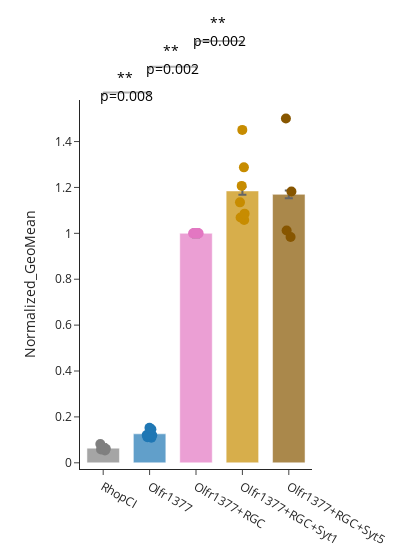

Notebook code for this chart:
### Code cell
samples_to_plot = ['RhopCI', 'Olfr1377','Olfr1377+RGC', 'Olfr1377+RGC+Syt1', 'Olfr1377+RGC+Syt5']
# plot_by = 'Normalized_Median'
# plot_by = 'Median'
plot_by = 'Normalized_GeoMean'
# plot_by = 'GeoMean'

# Filtering data for samples to plot
plot_df = pd.DataFrame()
for _sample in samples_to_plot: 
   plot_df = pd.concat([plot_df, data[data.Sample_name == _sample]])
# plot_df = plot_df[plot_df.Count >= 9500]
# plot_df = plot_df[(plot_df.OR == 500) | (plot_df.Sample_name == 'RhopCI')]


# plot_df = flow_utils.filter_expdate_by_samples(plot_df, ['Olfr1377+RGC'])
exp_to_keep = plot_df[plot_df.Sample_name.str.contains('Syt1')].exp_date
plot_df = plot_df[plot_df.exp_date.isin(exp_to_keep)]


# Normalizing GeoMean 
if 'Normalized' in plot_by: 
   plot_df = flow_utils.normalize_metric(plot_df, normalize_by='Olfr1377+RGC', normalize_metric=plot_by.split('_')[1], 
                                         groupby_cols = ['exp_date', 'OR'])


custom_color = ['#7f7f7f', '#1f77b4', '#e377c2' , '#C78C00', '#875600']
cmap = plot_utils.distinct_colors(samples_to_plot, custom_color=custom_color)
# cmap = plot_utils.distinct_colors(samples_to_plot, category='pastel')

fig = go.Figure()
for _sample in plot_df.Sample_name.unique(): 
   # Jitter scatter points
   subset = plot_df[plot_df['Sample_name'] == _sample]
   fig.add_trace(go.Box(x=subset['Sample_name'],
                        y = subset[plot_by], 
                        text = subset['exp_date'], 
                        name = _sample, 
                        # opacity = 0.3, 
                        marker_size = 10,
                        pointpos=0, 
                        boxpoints='all', 
                        boxmean=True,
                        marker = dict(color = cmap[_sample]),
                        line = dict(color = 'rgba(0,0,0,0)'),
                        fillcolor = 'rgba(0,0,0,0)', 
                        showlegend=False
                        ))
   # Bar plot
   subset = plot_df[plot_df['Sample_name'] == _sample]
   fig.add_trace(go.Bar(x = [_sample], 
                        y = [subset[plot_by].mean()], 
                        error_y = dict(array=(plot_df.groupby('Sample_name')[plot_by].std())), 
                        marker_color = cmap[_sample],
                        # marker_line = dict(width = 3, color = 'black'),
                        opacity = 0.7, 
                        width=0.7,
                        showlegend=False 
                        ))
   
# Add p-value
# fig = plot_utils.add_p_value_annotation(fig, [[0,1],[1,3], [3,4], [4,5],[5,6]], 
#                                         test_type = 'ranksums', 
#                                         select_datatype='box')   
fig = plot_utils.add_p_value_annotation(fig, [[0,1],[1,2],[2,3]], 
                                        test_type = 'ranksums', 
                                        select_datatype='box')   
  
   
fig.update_layout(template='simple_white', 
                  width=400,
                  yaxis_title = plot_by)
fig.show()

fig.write_html('../output/Chaperone_flow_image/Syt/bar_Olfr1377_RGC_Syt1.html')

### Figure 1 — Plotly figure (JSON) as saved in the notebook; plotly's stock layout.template omitted (floating-point values rounded to 4 significant figures)
{"data": [{"boxmean": true, "boxpoints": "all", "fillcolor": "rgba(0,0,0,0)", "line": {"color": "rgba(0,0,0,0)"}, "marker": {"color": "#7f7f7f", "size": 10}, "name": "RhopCI", "pointpos": 0, "showlegend": false, "text": ["03152023_Lu", "02152023_Lu", "02032023_Lu", "06032023_Lu", "02062023_Lu", "06212023_Lu", "06172023_Lu"], "type": "box", "x": ["RhopCI", "RhopCI", "RhopCI", "RhopCI", "RhopCI", "RhopCI", "RhopCI"], "y": [0.05837, 0.08227, 0.06088, null, 0.05337, null, null]}, {"error_y": {"array": [0.01676, 0, 0.1434, 0.2373, 0.01275]}, "marker": {"color": "#7f7f7f"}, "opacity": 0.7, "showlegend": false, "type": "bar", "width": 0.7, "x": ["RhopCI"], "y": [0.06372]}, {"boxmean": true, "boxpoints": "all", "fillcolor": "rgba(0,0,0,0)", "line": {"color": "rgba(0,0,0,0)"}, "marker": {"color": "#1f77b4", "size": 10}, "name": "Olfr1377", "pointpos": 0, "showlegend": false, "text": ["03152023_Lu", "02152023_Lu", "02032023_Lu", "06032023_Lu", "02062023_Lu", "06212023_Lu", "06172023_Lu"], "type": "box", "x": ["Olfr1377", "Olfr1377", "Olfr1377", "Olfr1377", "Olfr1377", "Olfr1377", "Olfr1377"], "y": [0.121, 0.1217, 0.1117, 0.1526, 0.1094, 0.1465, 0.1204]}, {"error_y": {"array": [0.01676, 0, 0.1434, 0.2373, 0.01275]}, "marker": {"color": "#1f77b4"}, "opacity": 0.7, "showlegend": false, "type": "bar", "width": 0.7, "x": ["Olfr1377"], "y": [0.1262]}, {"boxmean": true, "boxpoints": "all", "fillcolor": "rgba(0,0,0,0)", "line": {"color": "rgba(0,0,0,0)"}, "marker": {"color": "#e377c2", "size": 10}, "name": "Olfr1377+RGC", "pointpos": 0, "showlegend": false, "text": ["03152023_Lu", "02152023_Lu", "02032023_Lu", "06032023_Lu", "02062023_Lu", "06212023_Lu", "06172023_Lu"], "type": "box", "x": ["Olfr1377+RGC", "Olfr1377+RGC", "Olfr1377+RGC", "Olfr1377+RGC", "Olfr1377+RGC", "Olfr1377+RGC", "Olfr1377+RGC"], "y": [1, 1, 1, 1, 1, 1, 1]}, {"error_y": {"array": [0.01676, 0, 0.1434, 0.2373, 0.01275]}, "marker": {"color": "#e377c2"}, "opacity": 0.7, "showlegend": false, "type": "bar", "width": 0.7, "x": ["Olfr1377+RGC"], "y": [1]}, {"boxmean": true, "boxpoints": "all", "fillcolor": "rgba(0,0,0,0)", "line": {"color": "rgba(0,0,0,0)"}, "marker": {"color": "#C78C00", "size": 10}, "name": "Olfr1377+RGC+Syt1", "pointpos": 0, "showlegend": false, "text": ["03152023_Lu", "02152023_Lu", "02032023_Lu", "06032023_Lu", "02062023_Lu", "06212023_Lu", "06172023_Lu"], "type": "box", "x": ["Olfr1377+RGC+Syt1", "Olfr1377+RGC+Syt1", "Olfr1377+RGC+Syt1", "Olfr1377+RGC+Syt1", "Olfr1377+RGC+Syt1", "Olfr1377+RGC+Syt1", "Olfr1377+RGC+Syt1"], "y": [1.086, 1.207, 1.451, 1.135, 1.287, 1.059, 1.069]}, {"error_y": {"array": [0.01676, 0, 0.1434, 0.2373, 0.01275]}, "marker": {"color": "#C78C00"}, "opacity": 0.7, "showlegend": false, "type": "bar", "width": 0.7, "x": ["Olfr1377+RGC+Syt1"], "y": [1.185]}, {"boxmean": true, "boxpoints": "all", "fillcolor": "rgba(0,0,0,0)", "line": {"color": "rgba(0,0,0,0)"}, "marker": {"color": "#875600", "size": 10}, "name": "Olfr1377+RGC+Syt5", "pointpos": 0, "showlegend": false, "text": ["02032023_Lu", "06032023_Lu", "06212023_Lu", "06172023_Lu"], "type": "box", "x": ["Olfr1377+RGC+Syt5", "Olfr1377+RGC+Syt5", "Olfr1377+RGC+Syt5", "Olfr1377+RGC+Syt5"], "y": [1.501, 1.013, 0.9839, 1.182]}, {"error_y": {"array": [0.01676, 0, 0.1434, 0.2373, 0.01275]}, "marker": {"color": "#875600"}, "opacity": 0.7, "showlegend": false, "type": "bar", "width": 0.7, "x": ["Olfr1377+RGC+Syt5"], "y": [1.17]}], "layout": {"annotations": [{"font": {"color": "black", "size": 14}, "showarrow": false, "text": "** <br>p=0.008", "textangle": 0, "x": 0.5, "xref": "x", "y": 1.091, "yref": "y domain"}, {"font": {"color": "black", "size": 14}, "showarrow": false, "text": "** <br>p=0.002", "textangle": 0, "x": 1.5, "xref": "x", "y": 1.166, "yref": "y domain"}, {"font": {"color": "black", "size": 14}, "showarrow": false, "text": "** <br>p=0.002", "textangle": 0, "x": 2.5, "xref": "x", "y": 1.241, "yref": "y domain"}], "shapes": [{"line": {"color": "black", "width": 2}, "type": "line", "x0": 0, "x1": 0, "xref": "x", "y0": 1.01, "y1": 1.02, "yref": "y domain"}, {"line": {"color": "black", "width": 2}, "type": "line", "x0": 0, "x1": 1, "xref": "x", "y0": 1.02, "y1": 1.02, "yref": "y domain"}, {"line": {"color": "black", "width": 2}, "type": "line", "x0": 1, "x1": 1, "xref": "x", "y0": 1.01, "y1": 1.02, "yref": "y domain"}, {"line": {"color": "black", "width": 2}, "type": "line", "x0": 1, "x1": 1, "xref": "x", "y0": 1.08, "y1": 1.09, "yref": "y domain"}, {"line": {"color": "black", "width": 2}, "type": "line", "x0": 1, "x1": 2, "xref": "x", "y0": 1.09, "y1": 1.09, "yref": "y domain"}, {"line": {"color": "black", "width": 2}, "type": "line", "x0": 2, "x1": 2, "xref": "x", "y0": 1.08, "y1": 1.09, "yref": "y domain"}, {"line": {"color": "black", "width": 2}, "type": "line", "x0": 2, "x1": 2, "xref": "x", "y0": 1.15, "y1": 1.16, "yref": "y domain"}, {"line": {"color": "black", "width": 2}, "type": "line", "x0": 2, "x1": 3, "xref": "x", "y0": 1.16, "y1": 1.16, "yref": "y domain"}, {"line": {"color": "black", "width": 2}, "type": "line", "x0": 3, "x1": 3, "xref": "x", "y0": 1.15, "y1": 1.16, "yref": "y domain"}], "width": 400, "yaxis": {"title": {"text": "Normalized_GeoMean"}}}}
